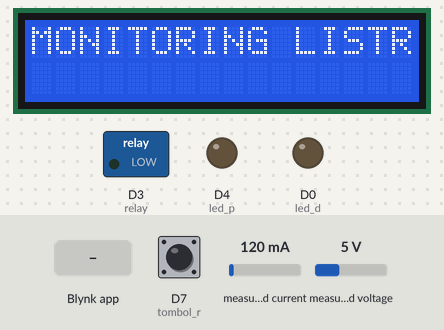
A sketch run on a simulated ESP8266 (NodeMCU). Parts: 16×2 character LCD, switched loads named in the sketch (green lamp = pin HIGH), output pins drawn as LEDs (lit = HIGH). Dashed ring = blinking. The inputs (shaded band) are chosen by the test bench; at power-on: D7 (tombol_r) HIGH, measured current 120 mA, measured voltage 5 V. WiFi joins after 1.5 s; servers stay silent unless stated; storage starts empty; what the sketch prints to the serial monitor is not drawn. At 5.7 s the program restarts the board; the recording ends there.

Above: at 0.1 s.
At 4.15 s:
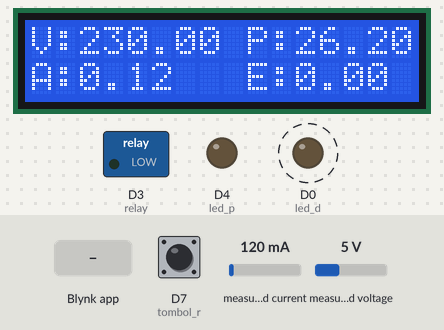
4.2 s: Blynk app writes 1 to V10
At 5.4 s:
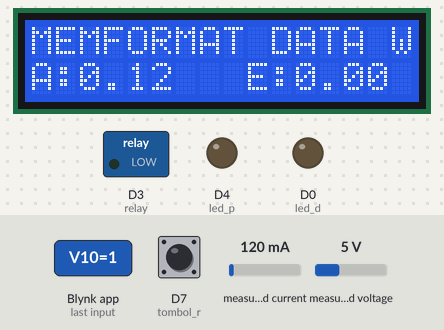
Timing chart, 0 to 5.7 s (numbered marks = the images above; inputs shaded):
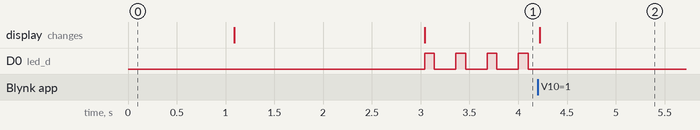

Measured:
- after the input at 4.2 s, D0 (led_d): stops changing and stays LOW; the display: changes at once (image 2)
- by itself, D0 (led_d): alternates HIGH for 0.10 s and LOW for 0.22 s

The sketch:

monitoring_akbar_listrik.ino
```cpp
/* PIN CONFIGURATION
 *  PZEM004T RX  -> D5
 *           TX  -> D6
 *  LCD I2C  SCL -> D2
 *           SDA -> D1
 *  LED_K_D  C   -> D3
 *  LED_K_P  C   -> D4
 *  RELAY    IN  -> D0
 *  TMBL_R   IN  -> D7
 *
 *
 */

#define BLYNK_PRINT Serial
#include <PZEM004Tv30.h>
#include <SoftwareSerial.h>
#include <Wire.h>
#include <LiquidCrystal_I2C.h>
#include <ESP8266WiFi.h>
#include <BlynkSimpleEsp8266.h>
#include <ArduinoJson.h>
#include <FS.h>
#include <WiFiManager.h>
#include <ESP8266mDNS.h>
#include <WiFiUdp.h>
#include <ArduinoOTA.h>

#define relay D3
#define led_d D0
#define led_p D4
#define tombol_r D7
#define ditekan 0
#define l_hidup 1
#define l_mati 0
#define simpan_wifi 1
#define simpan_data 2

char blynk_token[34] = "VTup7n_iy1rxwsavXQSYUMno0Qilel66";
char blynk_host[20] = "blynk.iot-cm.com";
char blynk_port[7] = "8080";
char g_listrik[15] = "1.444.70";
int portblynk= 8080;
bool shouldSaveConfig = false;

float kal;
int golongan_listrik;
float b_gl;
float voltage, current, power, energy,frequency;
float cost_kwh;
float Wattage;
int mVperAmp = 66; // use 185 for 5A, 100 for 20A Module and 66 for 30A Module
double Voltage = 0;
double VRMS = 0;
double AmpsRMS = 0;
int flag;
int a,b;
boolean cutoff = false;
String kalimat, statusalat;
String statusl;
int waktu_sebelumnya = 0;
String api_key = "tPmAT5Ab3j7F9";
byte ring = 0;
int model;
boolean kondisi_reset = false;

BlynkTimer timer;
WidgetTerminal terminal(V7);
SoftwareSerial pzemSWSerial(D5, D6);
PZEM004Tv30 pzem_f(pzemSWSerial);
LiquidCrystal_I2C lcd(0x3F, 16, 2);
WiFiManager wifiManager;


void setup() {  //fungsi utama setup yannge berjalan hanya sekali ketika alat di hidupkan pada arduino
  Serial.begin(115200);
  WiFi.mode(WIFI_STA);
  pinMode(tombol_r, INPUT_PULLUP);
  pinMode(led_d, OUTPUT);
  pinMode(led_p, OUTPUT);
  pinMode(relay, OUTPUT);
  digitalWrite(led_p, LOW);
  lcd.begin();
  lcd.backlight();
  lcd.setCursor(0,0);
  lcd.print("MONITORING LISTRIK");
  delay(1000);
  lcd.clear();
  WiFi.begin(WiFi.SSID().c_str(), WiFi.psk().c_str());
  if (!wifiManager.autoConnect("Air Quality", "12345678")) {
    Serial.println("failed to connect and hit timeout");
    delay(3000);
    ESP.reset();
    delay(3000);
  }
  inisial_ota();
  byte kondisi_tombol = digitalRead(tombol_r);
  if(kondisi_tombol == ditekan && kondisi_reset == false)
  {
    kondisi_reset = true;
    delay(200);
  }
    while(kondisi_reset == true)
    {
      ArduinoOTA.handle();
      lcd.setCursor(0,0);
      lcd.print("MODE PROGRAM");
    Serial.println("MODE PROGRAM");
  }
  initialize();
  kondisi(l_hidup);
  Blynk.begin(blynk_token, WiFi.SSID().c_str(), WiFi.psk().c_str(),blynk_host,portblynk);
  timer.setInterval(1000L, kirimdata);
  lcd.clear();
  Blynk.run();
  Blynk.virtualWrite(V8, model);
  //delay(2000);
  kondisi_reset = false;
}

void loop() {  //fungsi utama looping pada arduino
  ArduinoOTA.handle();
  Blynk.run();
  timer.run();
  bacasensor();
  tampil_lcd();
  tampilserial();
  kirimdata();
  if(digitalRead(tombol_r) == ditekan && kondisi_reset == false)
  {
    ESP.reset();
  }
}

void kirimdata(){ //fungsi untuk mengirim data ke blynk
  Blynk.virtualWrite(V0, voltage);
  Blynk.virtualWrite(V1, current);
  Blynk.virtualWrite(V2, power);
  Blynk.virtualWrite(V3, energy);
  Blynk.virtualWrite(V4, frequency);
  Blynk.virtualWrite(V6, cost_kwh);
  terminal.println(kalimat);
  digitalWrite(led_d, HIGH);
  delay(100);
  digitalWrite(led_d, LOW);
  delay(100);
}

  BLYNK_WRITE(V8)
{
  kondisi(param.asInt());
}


  BLYNK_WRITE(V10)
{
 lcd.setCursor(0,0);
 lcd.print("MEMFORMAT DATA WIFI ");
 wifiManager.resetSettings();
 delay(500);
 SPIFFS.format();
 delay(500);
 delay(500);
 ESP.reset();
}

  BLYNK_WRITE(V9)
{
 lcd.setCursor(0,0);
 lcd.print("MEMFORMAT DATA ENERGY ");
  delay(3000);
  pzem_f.resetEnergy();
 delay(500);
 ESP.reset();
}


void kondisi(byte i) //fungsi untuk menghidupkan dan mematikan listrik perintah dari blynk
{

  if (i == l_hidup)
  {
    statusl = "LISTRIK HIDUP";
    digitalWrite(relay, LOW);
    model = 1;
  }else if(i == l_mati)
  {
    statusl = "LISTRIK MATI";
    digitalWrite(relay, HIGH);
    model = 0;
  }
}

void bacasensor() //fungsi membaca sensor
{
  if(isnan(pzem_f.voltage())){
    Serial.println("BACA ");
  }else{
    voltage = pzem_f.voltage();
    current = pzem_f.current();
    power = pzem_f.power();
    energy = pzem_f.energy(), 3;
    frequency = pzem_f.frequency();
    cost_kwh = energy * atof(g_listrik);
  }
}

void tampilserial() { //fungsi untuk menampilkan serial
    kalimat = "volt=";
    kalimat += voltage;
    kalimat += "&";
    kalimat += "frek=";
    kalimat += frequency;
    kalimat += "&";
    kalimat += "amper=";
    kalimat += current;
    kalimat += "&";
    kalimat += "watt=";
    kalimat += power;
    kalimat += "&";
    kalimat += "status=";
    kalimat += statusl;
    kalimat += "&";
    kalimat += "kwh=";
    kalimat += energy;
    kalimat += "&";
    kalimat += "biaya=";
    kalimat += "RP. ";
    kalimat += cost_kwh;
    Serial.println(kalimat);

}

void tampil_lcd() { //fungsi untuk menampilkan pada lcd

  lcd.clear();
  lcd.setCursor(0, 0);
  lcd.print("V:");
  lcd.print(voltage);

  lcd.setCursor(9,0);
  lcd.print("P:");
  lcd.print(power);

  //baris 2
  lcd.setCursor(0, 1);
  lcd.print("A:");
  lcd.print(current);

  lcd.setCursor(9, 1);
  lcd.print("E:");
  lcd.print(energy);
}
```

config.ino
```cpp
void saveConfigCallback () {
  Serial.println(F("Should save config"));
  shouldSaveConfig = true;
}

void initSPIFFS(){
  Serial.println("mounting FS...");
SPIFFS.format();
  if (SPIFFS.begin()) {
    Serial.println("mounted file system");
    if (SPIFFS.exists("/config_blynk.json")) {
      //file exists, reading and loading
      Serial.println("reading config file");
      File configFile = SPIFFS.open("/config_blynk.json", "r");
      if (configFile) {
        Serial.println("opened config file");
        size_t size = configFile.size();
        // Allocate a buffer to store contents of the file.
        std::unique_ptr<char[]> buf(new char[size]);
        configFile.readBytes(buf.get(), size);
        DynamicJsonDocument json(1024);
         auto deserializeError = deserializeJson(json, buf.get());
        serializeJson(json, Serial);
        if (! deserializeError) {
          Serial.println("\nparsed json");
          strcpy(blynk_token, json["blynk_token"]);
          strcpy(blynk_host, json["blynk_host"]);
          strcpy(blynk_port, json["blynk_port"]);
          strcpy(g_listrik, json["g_listrik"]);
        } else {
          Serial.println("failed to load json config");
        }
      }
    }


  } else {
    Serial.println("failed to mount FS");
  }
 }


void save_pengaturan(int a) {
    Serial.println("saving config");
    DynamicJsonDocument json(1024);
    json["blynk_token"] = blynk_token;
    json["blynk_host"]   = blynk_host;
    json["blynk_port"]   = blynk_port;
    json["g_listrik "]   = g_listrik;
    File configFile = SPIFFS.open("/config_blynk.json", "w");
    if (!configFile)
    {
      Serial.println("file creation failed");
    } else {
      Serial.println("File Created!");
      serializeJson(json,configFile);
      configFile.close();
    //end save
      shouldSaveConfig = false;
    }
    configFile.close();

}

void initialize(){
  // put your setup code here, to run once:
  //SPIFFS.format();
  Serial.println("intialized");
  initSPIFFS();
  WiFiManagerParameter custom_blynk_token("blynk", "blynk token", blynk_token, 34);
  WiFiManagerParameter custom_blynk_host("Host", "blynk Host", blynk_host, 20);
  WiFiManagerParameter custom_blynk_port("Port", "blynk Port", blynk_port,7);
  WiFiManagerParameter custom_golongan("Tarif", "Tarif Listrik", g_listrik,15);
  WiFiManager wifiManager;
  wifiManager.setSaveConfigCallback(saveConfigCallback);
  wifiManager.addParameter(&custom_blynk_token);
  wifiManager.addParameter(&custom_blynk_host);
  wifiManager.addParameter(&custom_blynk_port);
  wifiManager.addParameter(&custom_golongan);
  if (!wifiManager.autoConnect("Air Quality", "12345678")) {
    digitalWrite(led_p, HIGH);
    Serial.println("failed to connect and hit timeout");
    delay(3000);
    //reset and try again, or maybe put it to deep sleep
    ESP.reset();
    delay(3000);
  }

  Serial.println("connected...yeey :)");
  strcpy(blynk_token, custom_blynk_token.getValue());
  strcpy(blynk_host, custom_blynk_host.getValue());
  strcpy(g_listrik, custom_golongan.getValue());
  strcpy(blynk_port, custom_blynk_port.getValue());
  portblynk = atoi(blynk_port);
  //save the custom parameters to FS
  if (shouldSaveConfig) {
    save_pengaturan(simpan_wifi);
  }
    inisial_ota();
}


void inisial_ota() {
 ArduinoOTA.onStart([]() {
    String type;
    if (ArduinoOTA.getCommand() == U_FLASH) {
      type = "sketch";
    } else { // U_FS
      type = "filesystem";
    }

    // NOTE: if updating FS this would be the place to unmount FS using FS.end()
    Serial.println("Start updating " + type);
  });
  ArduinoOTA.onEnd([]() {
    Serial.println("\nEnd");
  });
  ArduinoOTA.onProgress([](unsigned int progress, unsigned int total) {
    Serial.printf("Progress: %u%%\r", (progress / (total / 100)));
  });
  ArduinoOTA.onError([](ota_error_t error) {
    Serial.printf("Error[%u]: ", error);
    if (error == OTA_AUTH_ERROR) {
      Serial.println("Auth Failed");
    } else if (error == OTA_BEGIN_ERROR) {
      Serial.println("Begin Failed");
    } else if (error == OTA_CONNECT_ERROR) {
      Serial.println("Connect Failed");
    } else if (error == OTA_RECEIVE_ERROR) {
      Serial.println("Receive Failed");
    } else if (error == OTA_END_ERROR) {
      Serial.println("End Failed");
    }
  });
  ArduinoOTA.begin();
}
```
